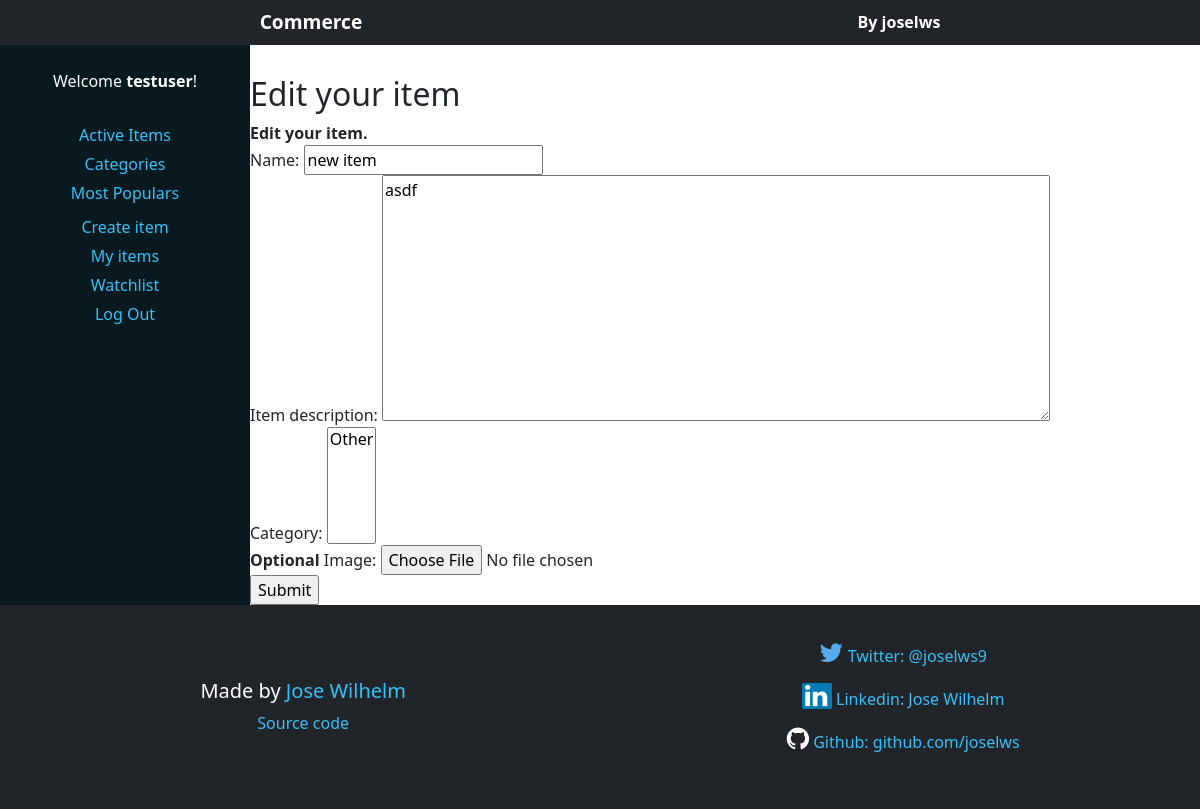
Screenshot of /edit/15 (signed in) with the database file from the repository.
### auctions/models.py (models this page shows, shortened)
class User(AbstractUser):
    """Has default 'username' 'password' and 'email' attributes"""

class Item(models.Model):
	name = models.CharField(max_length=100)
	description = models.TextField(blank=True)
	starting_price = models.DecimalField(max_digits=10, decimal_places=2)
	category = models.ForeignKey(Category, blank=True, on_delete=models.RESTRICT)
	user = models.ForeignKey(User, on_delete=models.CASCADE)
	created_at = models.DateTimeField(auto_now_add=True)
	updated_at = models.DateTimeField(auto_now=True)
	image = models.ImageField(blank=True, max_length=200)
	watchlist = models.ManyToManyField(User, related_name="watchlist", blank=True)
	active = models.BooleanField(default=True)
	popularity = models.PositiveSmallIntegerField(default=0)

### auctions/views.py (the view, shortened to what this page needs)
# urls.py: path("edit/<int:item_id>", views.edit, name="edit"),
def edit(request, item_id):
    item = get_object_or_404(Item, pk=item_id)
    if request.user.is_authenticated:
        categories = Category.objects.all()
        if request.user.id == item.user.id:
            return render(request, "auctions/edit.html", {
                'categories': categories,
                'item': item,
                'message': 'Edit your item.'
            })
        else:
            return HttpResponseRedirect(reverse('item', args=(item.id,)))
    else:
        return HttpResponseRedirect(reverse('login'))

### auctions/models.py (called while the page is built)
	def __str__(self):
		return self.category

### auctions/templates/auctions/edit.html (shortened to what this page needs)
{% extends "auctions/layout.html" %}
{% block body %}
    <div class="edit-wrapper">
        <h2 class="heading">Edit your item</h2>
        {% if message %}
            <strong class="edit-error-message">{{ message }}</strong>
        {% endif %}
        <form class="edit-form" action="{% url 'edit' item.id %}" method="post" enctype="multipart/form-data">
            <label class="edit-name-label" for="name">Name: </label>
            <input class="edit-name-input" type="text" name="name" id="name" placeholder="Item Name" value="{{ item.name }}" required />
            <br />
            <label class="edit-description-label" for="description">Item description:</label>
            <textarea class="edit-description-textarea" name="description" id="description" rows="10" cols="70" placeholder="Item description">{{ item.description }}</textarea>
            <br />
            <label class="edit-category-label" for="category">Category: </label>
            <select class="edit-category-select" name="category" size="5" id="category" required>
                {% for category in categories %}
                    <option class="edit-category-option" value="{{ category }}">{{ category }}</option>
                {% endfor %}
            </select>
            <br />
            <label class="edit-image-label" for="image">
                <strong>Optional</strong> Image:
            </label>
            <input class="edit-image-input" type="file" id="image" name="image" placeholder="Image" />
            <br />
            <input class="edit-submit-btn" type="submit" value="Submit" />
        </form>
    </div>
{% endblock %}

### auctions/templates/auctions/layout.html (shortened to what this page needs)
{% load static %}
<!DOCTYPE html>
<html lang="en">
    <head>
        <link href="https://cdn.jsdelivr.net/npm/bootstrap@5.0.2/dist/css/bootstrap.min.css"
            rel="stylesheet"
        />
        <link rel="stylesheet" href="https://cdnjs.cloudflare.com/ajax/libs/font-awesome/4.7.0/css/font-awesome.min.css">
        <link type="text/css" rel="stylesheet" href="{% static 'styles.css' %}" />
    </head>
    <body>
        <nav class="navbar navbar-dark bg-dark">
            <div id="nav-content-container" class="container-fluid">
                <a class="nav-container-item nav-app-title" href="{% url 'index' %}">Commerce</a>
                <a href="https://joselws.github.io/" target="_blank" class="nav-container-item personal-link">By joselws</a>
            </div>
        </nav>
        <main id="main-container">
            <aside class="collapse" id="navbarToggleExternalContent">
                <div id="links-section" class="bg-dark p-4">
                    {% if user.is_authenticated %}
                    <p class="auth-text">Welcome <strong>{{ user.username }}</strong>!</p>
                    {% else %}
                    <p class="auth-text">Not signed in</p>
                    {% endif %}
                    <div class="nav-lists-wrapper">
                        <ul class="nav-ul">
                            <li class="list-item">
                                <a class="list-link" href="{% url 'index' %}">Active Items</a>
                            </li>
                            <li class="list-item">
                                <a class="list-link" href="{% url 'category' %}">Categories</a>
                            </li>
                            <li class="list-item">
                                <a class="list-link" href="{% url 'populars' %}">Most Populars</a>
                            </li>
                        </ul>
                        {% if user.is_authenticated %}
                        <ul class="nav-ul">
                            <li class="list-item">
                                <a class="list-link" href="{% url 'create' %}">Create item</a>
                            </li>
                            <li class="list-item">
                                <a class="list-link" href="{% url 'my_items' %}">My items</a>
                            </li>
                            <li class="list-item">
                                <a class="list-link" href="{% url 'watchlist' %}">Watchlist</a>
                            </li>
                            <li class="list-item">
                                <a class="list-link" href="{% url 'logout' %}">Log Out</a>
                            </li>
                        </ul>
                        {% endif %}
                    </div>
                </div>
            </aside>
            <section id="page-section-wrapper">
                {% block body %}
                {% endblock %}
            </section>
        </main>
        <footer class="footer-wrapper bg-dark">
            <div class="footer-info-wrapper">
                <h5 class="footer-info">Made by <a class="footer-link" href="https://joselws.github.io/" target="_blank" ">Jose Wilhelm</a></h5>
                <a class="footer-info footer-link" target="_blank" href="https://github.com/joselws/commerce">Source code</a>
            </div>
            <div class="social-links-wrapper">
                <p class="social-links"><a class="footer-link" target="_blank" href="https://twitter.com/joselws9"><span class="fa fa-twitter"></span> Twitter: @joselws9</a></p>
                <p class="social-links"><a class="footer-link" target="_blank" href="https://www.linkedin.com/in/jose-wilhelm-19a5b9220/"><span class="fa fa-linkedin"></span> Linkedin: Jose Wilhelm</a></p>
                <p class="social-links"><a class="footer-link" target="_blank" href="https://github.com/joselws"><span class="fa fa-github"></span> Github: github.com/joselws</a></p>
            </div>
        </footer>
    </body>
</html>

### auctions/static/auctions/styles.css (style rules this page uses)
body { min-height: 100vh; display: flex; flex-direction: column; }
a { text-decoration: none; }
#nav-content-container { display: flex; align-items: center; justify-content: space-around; }
.nav-app-title { color: #fff; margin: 0; padding: 0; font-size: 1.2rem; font-weight: bold; }
.personal-link { margin: 0px; padding: 0px; font-weight: bold; text-decoration: none; color: #fff; }
.auth-text { text-align: center; color: #fff; margin-bottom: 25px; padding: 0; }
.nav-lists-wrapper { display: flex; align-content: center; justify-content: space-around; }
.nav-ul { list-style-type: none; margin: 0; padding: 0; }
.list-item { margin: 5px 0; }
.list-link { color: #37c1f8; }
#main-container { flex: 1; }
.footer-wrapper { display: flex; flex-direction: column; align-items: center; justify-content: center; }
.footer-info-wrapper { display: flex; flex-direction: column; align-items: center; justify-content: center; padding: 20px; }
.footer-info { color: #fff; text-align: center; text-decoration: none; }
.footer-link { color: #37c1f8; }
.social-links-wrapper { padding-bottom: 20px; }
.social-links { display: flex; align-items: center; justify-content: center; margin: 5px 0px; }
.fa { font-size: 26px; }
.fa-twitter { color: #55ACEE; }
.fa-linkedin { width: 30px; border-radius: 5%; background: #007bb5; color: #fff; padding-left: 3px; }
.fa-github { color: #fff; }
@media (min-width: 600px) { #main-container { max-width: 100vw; display: flex; flex-wrap: wrap; } }
@media (min-width: 600px) { .collapse { display: block !important; max-width: 250px; flex: 1; } }
@media (min-width: 600px) { #page-section-wrapper { flex: 3; } }
@media (min-width: 600px) { #links-section { height: 100%; background-color: #081920 !important; } }
@media (min-width: 600px) { .nav-lists-wrapper { flex-direction: column; } }
@media (min-width: 600px) { .list-item { text-align: center; } }
@media (min-width: 600px) { .footer-wrapper { flex-direction: row; justify-content: space-around; padding: 20px 0px; } }
@media (min-width: 600px) { .social-links { margin: 15px 0px; } }

### rows the page displays
User: username "testuser"
Item: name "new item", description "asdf"

### other values shown
{{ message }} "Edit your item."
